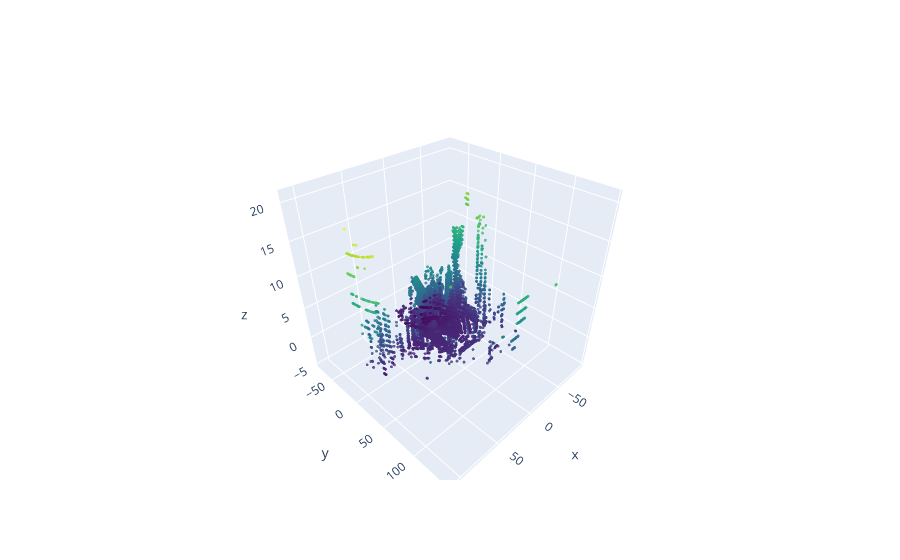

Notebook code for this chart:
### Code cell
import plotly.graph_objects as go
import numpy as np

# xyz = N x 3 numpy array
fig = go.Figure(data=[go.Scatter3d(
    x=xyz[:,0],
    y=xyz[:,1],
    z=xyz[:,2],
    mode='markers',
    marker=dict(
        size=1,
        color=xyz[:,2],      # color by height
        colorscale='Viridis',
        opacity=0.8
    )
)])
fig.show()

### Figure 1 — Plotly figure (JSON) as saved in the notebook; plotly's stock layout.template omitted (floating-point values rounded to 4 significant figures; data arrays with more than 128 entries replaced by an {"elided": "..."} marker saying what was removed)
{"data": [{"marker": {"color": {"elided": "40512 float values"}, "colorscale": [[0, "#440154"], [0.1111, "#482878"], [0.2222, "#3e4989"], [0.3333, "#31688e"], [0.4444, "#26828e"], [0.5556, "#1f9e89"], [0.6667, "#35b779"], [0.7778, "#6ece58"], [0.8889, "#b5de2b"], [1, "#fde725"]], "opacity": 0.8, "size": 1}, "mode": "markers", "type": "scatter3d", "x": {"elided": "40512 float values"}, "y": {"elided": "40512 float values"}, "z": {"elided": "40512 float values"}}], "layout": {}}
